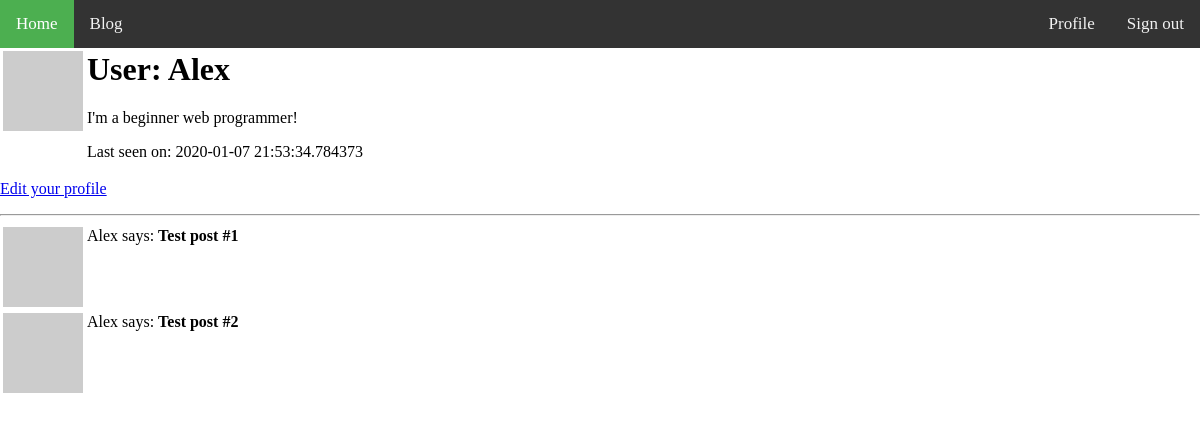
The app's page /user/Alex (signed in) with its own data.
### app/models.py (models this page shows, shortened)
class User(UserMixin ,db.Model):
    id = db.Column(db.Integer, primary_key=True)
    username = db.Column(db.String(64), index=True, unique=True)
    email = db.Column(db.String(128), index=True, unique=True)
    password_hash = db.Column(db.String(128))
    posts = db.relationship('Post', backref='author', lazy='dynamic')
    about_me = db.Column(db.String(256))
    last_seen = db.Column(db.DateTime, default=datetime.utcnow)
    def avatar(self, size):
        digest = md5(self.email.lower().encode('utf-8')).hexdigest()
        return 'https://www.gravatar.com/avatar/{}?d=identicon&s={}'.format(
            digest, size)

### app/routes.py (the view)
@app.route('/user/<username>')
@login_required
def user(username):
    user = User.query.filter_by(username=username).first_or_404()
    posts = [
        {'author': user, 'body': 'Test post #1'},
        {'author': user, 'body': 'Test post #2'}
    ]
    return render_template('user.html', user=user, posts=posts)

### app/models.py (called while the page is built)
@login.user_loader
def load_user(id):
    return User.query.get(int(id))

### app/routes.py (called while the page is built)
@app.before_request
def before_request():
    if current_user.is_authenticated:
        current_user.last_seen = datetime.utcnow()
        db.session.commit()

### app/templates/user.html
{% extends 'base.html' %}
{% block content %}
    <table>
        <tr valign="top">
            <td><img src="{{ user.avatar(128) }}"></td>
            <td>
                <h1>User: {{ user.username }}</h1>
                {% if user.about_me  %}<p>{{ user.about_me }}</p>{% endif %}
                {% if user.last_seen  %}<p>Last seen on: {{ user.last_seen }}</p>{% endif %}
            </td>
        </tr>
    </table>
    {% if user == current_user %}
        <p><a href="{{ url_for('edit_profile') }}">Edit your profile</a></p>
    {% endif %}
    <hr>
    {% for post in posts %}
        {% include '_post.html' %}
    {% endfor %}
{% endblock  %}

### app/templates/base.html (shortened to what this page needs)
<html>
    <head>
        <link rel="stylesheet" href="{{url_for('static', filename='css/style.css') }}">
    </head>
    <body>
    <div class='topnav'>
        <a class='active' href={{ url_for('main') }}>Home</a>
        <a href={{ url_for('index') }}>Blog</a>
        <div class="topnav-right">
            {% if current_user.is_anonymous %}
            <a href={{ url_for("login") }}>Sign In</a>
            {% else %}
            <a href={{ url_for("user", username=current_user.username) }}>Profile</a>
            <a href={{ url_for("logout") }}>Sign out</a>
            {% endif %}
        </div>
    </div>
    {% block content %}
    {% endblock %}
    </body>
</html>

### app/templates/_post.html
<table>
    <tr valign="top">
        <td><img src="{{ user.avatar(36) }}"></td>
        <td>{{ post.author.username }} says: <b>{{ post.body }}</td>
    </tr>
</table>

### app/static/css/style.css (style rules this page uses)
body, html { height: 100%; margin: 0; }
.topnav { background-color: #333; overflow: hidden; }
.topnav a { float: left; color: #f2f2f2; text-align: center; padding: 14px 16px; text-decoration: none; font-size: 17px; }
.topnav a.active { background-color: #4CAF50; color: white; }
.topnav-right { float: right; }

### records on screen
User: username "Alex", about_me "I'm a beginner web programmer!", last_seen "2020-01-07 21:53:34.784373", author.username "Alex" "Alex"

### other values on screen
{{ post.body }} "Test post #1" "Test post #2"
